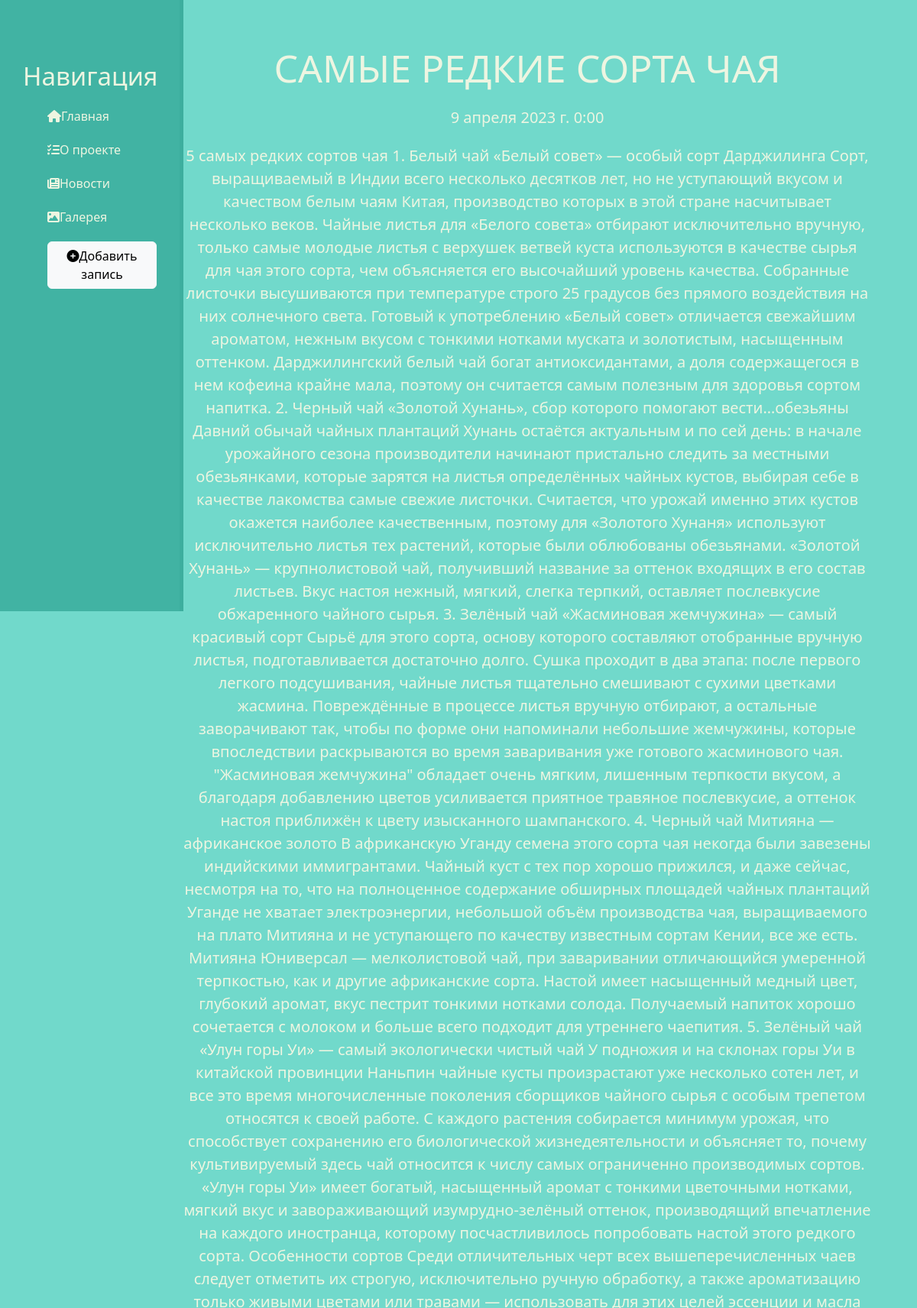
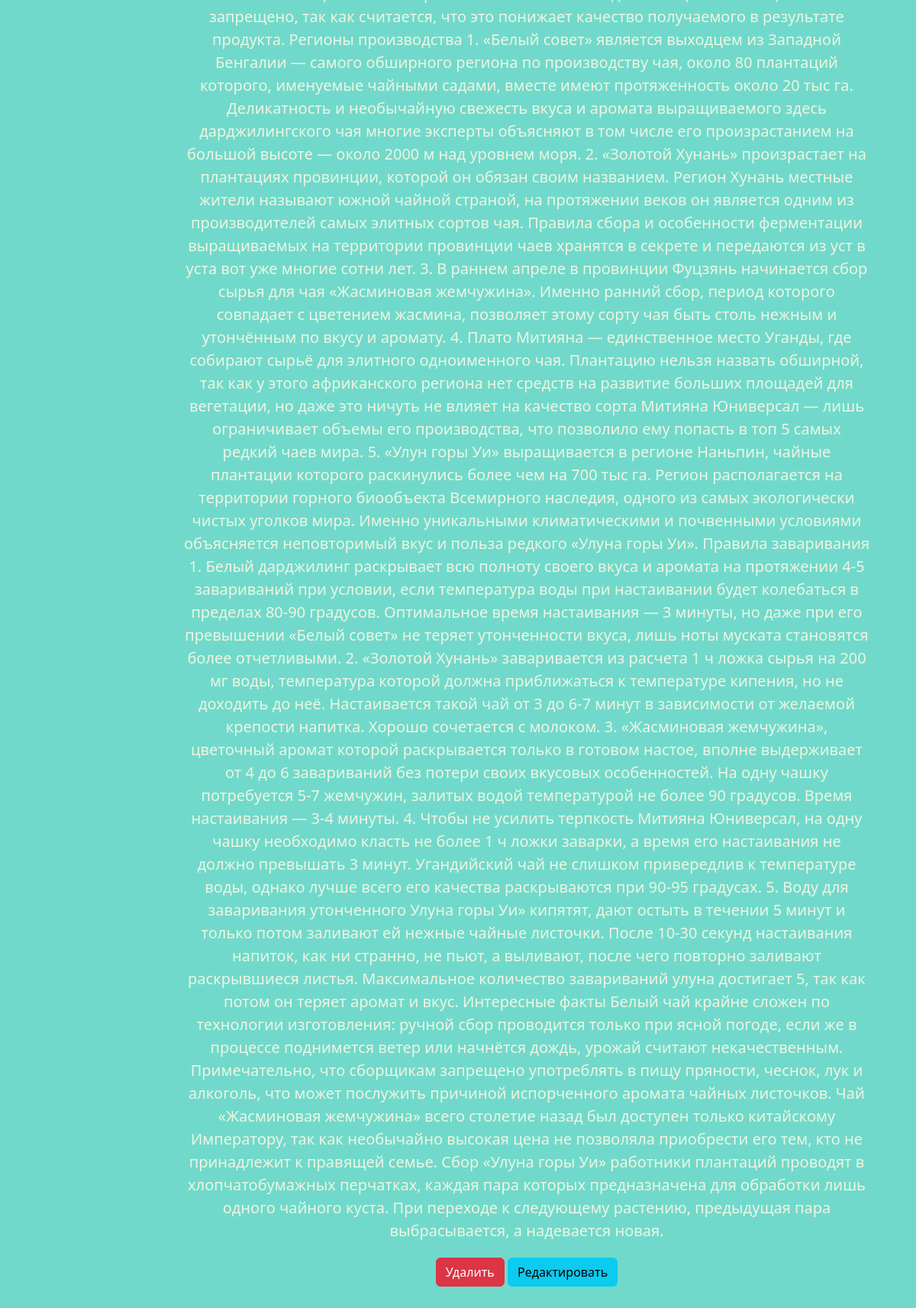
Page /news/4 on the committed database (2 pictures, top to bottom).
### news/models.py (models this page shows, shortened)
class Articles(models.Model):
    title = models.CharField('Название', max_length=50)
    anons = models.CharField('Анонс', max_length=250)
    full_text = models.TextField('Статья')
    date = models.DateTimeField('Дата публикации')
    class Meta:
        verbose_name = 'Новость'
        verbose_name_plural = 'Новости'

### news/views.py (the view)
# urls.py: path('<int:pk>', views.NewsDetailView.as_view(), name='news-detail'),
class NewsDetailView(DetailView):
    model = Articles
    template_name = 'news/details_view.html'
    context_object_name = 'article'

### news/templates/news/details_view.html (shortened to what this page needs)
{% extends 'main/layout.html' %}
{% block content %}
    <div class="features">
        <h1>{{ article.title }}</h1>
        <p>{{ article.date }}</p>
        <p>{{ article.full_text }}</p>
        <a href="{% url 'news-delete' article.id %}" class="btn btn-danger">Удалить</a>
        <a href="{% url 'news-update' article.id %}" class="btn btn-info">Редактировать</a>
    </div>
{% endblock %}

### main/static/main/css/main.css (style rules this page uses)
body { background-color: #71D9CB; overflow: auto; }
main .features { float: left; color: #EDF5E1; margin-top: 59px; width: 75%; text-align: center; margin-bottom: 59px; }
main .features h1 { font-size: 50px; }
main .features p { max-width: 1000px; margin: 20px auto; font-size: 20px; text-align: center; }

### rows in the picture
Articles: title "САМЫЕ РЕДКИЕ СОРТА ЧАЯ", date "9 апреля 2023 г. 0:00", full_text "5 самых редких сортов чая 1. Белый чай «Белый совет» — особый сорт Дарджилинга Сорт, выращиваемый в Индии всего несколько десятков лет, но не уступающий вкусом и качеством белым чаям Китая, производство которых в этой стране насчитывает несколько веков. Чайные листья для «Белого совета» отбирают исключительно вручную, только самые молодые листья с верхушек ветвей куста используются в качестве сырья для чая этого сорта, чем объясняется его высочайший уровень качества. Собранные листочки высушиваются при температуре строго 25 градусов без прямого воздействия на них солнечного света. Готовый к употреблению «Белый совет» отличается свежайшим ароматом, нежным вкусом с тонкими нотками муската и…"
